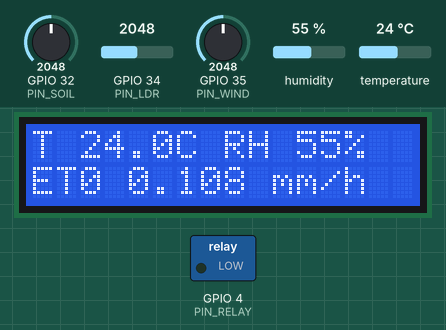
Recording of a sketch running on a simulated ESP32. Parts: 16×2 character LCD, switched loads named in the sketch (green lamp = pin HIGH). The test bench sets the inputs (shaded band); at power-on: GPIO 32 (PIN_SOIL) = 2048, GPIO 34 (PIN_LDR) = 2048, temperature 24 °C, GPIO 35 (PIN_WIND) = 2048, humidity 55 % (analog values on the 0–4095 scale). What the sketch prints to the serial monitor is not drawn.

Above: at 3.7 s.
3.8 s: GPIO 32 (PIN_SOIL) set to 1260
At 8.5 s:
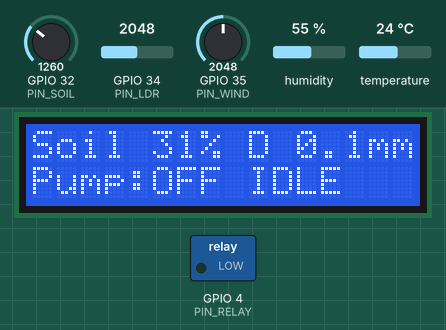
9.6 s: GPIO 32 (PIN_SOIL) set to 1191
At 11.9 s:
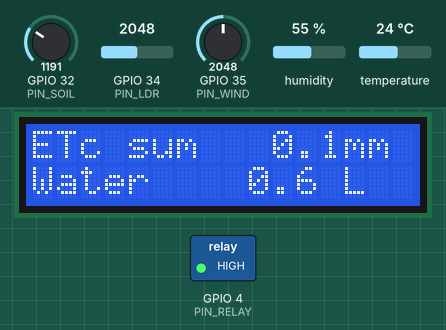
14.6 s: GPIO 34 (PIN_LDR) set to 122
At 17.8 s:
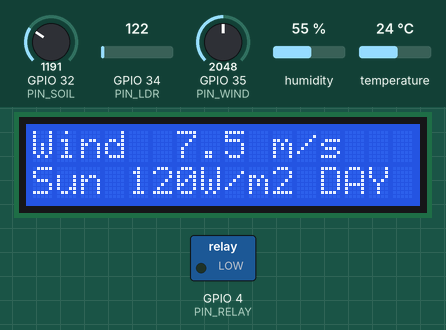
20.5 s: GPIO 32 (PIN_SOIL) set to 3972
At 22.3 s:
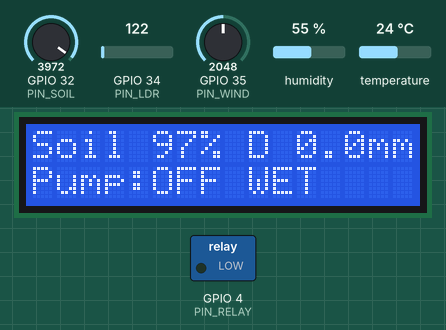
26.4 s: temperature set to 10.6 °C
At 28.9 s:
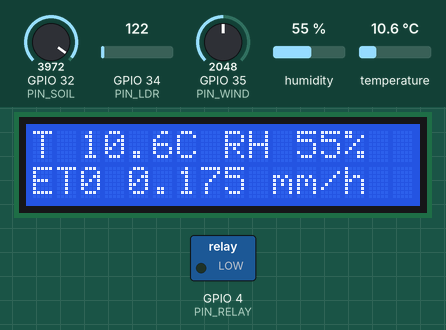
30.6 s: temperature set to 9.1 °C
Timing chart, 0 to 33.6 s (numbered marks = the images above; inputs shaded):
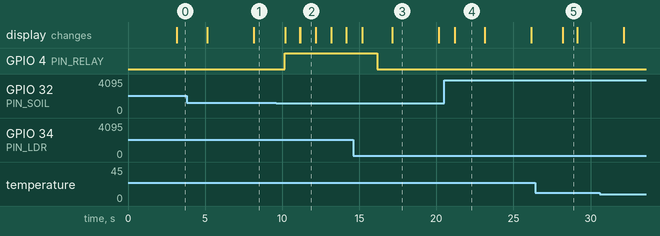

Measured:
- the behaviour switches between 1229 and 1228 on GPIO 32 (PIN_SOIL) (found by bisection; images 1 and 2)
- after the input at 9.6 s, GPIO 4 (PIN_RELAY): LOW → HIGH after 0.55 s; the display: first changes after 0.59 s (image 2 shows a later state)
- after the input at 20.5 s, GPIO 4 (PIN_RELAY): stays LOW (without the input it goes to HIGH after 0.64 s); the display: changes after 0.68 s (image 4)
- after the input at 26.4 s, the display: changes after 1.8 s (image 5)
- what the display in image 2 shows lasts 1.0 s, from 11.2 s to 12.2 s
- what the display in image 3 shows lasts 3.0 s, from 17.1 s to 20.1 s
- what the display in image 4 shows lasts 1.9 s, from 21.2 s to 23.1 s

The sketch:

sketch.ino
```cpp
/*
 * ============================================================================
 *  EVAPOTRANSPIRATION CONTROLLER
 *  Automated micro-irrigation based on FAO-56 Penman-Monteith (hourly ET0)
 * ----------------------------------------------------------------------------
 *  Student : Toktorbaev Aitmyrza        Group : EEAIR-25
 *  Subject : Electronics Component and Circuit
 *  Board   : ESP32 DevKit V1 (Wokwi simulation)
 * ----------------------------------------------------------------------------
 *  Sensors / actuators
 *    DHT22            -> GPIO15  air temperature (degC) + relative humidity (%)
 *    LDR module (AO)  -> GPIO34  illuminance (lux) -> solar radiation (W/m2)
 *    Potentiometer 1  -> GPIO35  simulated cup anemometer, 0..15 m/s
 *    Potentiometer 2  -> GPIO32  simulated soil-moisture probe, 0..100 %
 *    Relay module IN  -> GPIO4   pump relay (LED on NO contact = pump)
 *    LCD 16x2 (I2C)   -> GPIO21 (SDA), GPIO22 (SCL), address 0x27
 * ============================================================================
 */

#include <Wire.h>
#include <LiquidCrystal_I2C.h>
#include "DHTesp.h"
#include <math.h>

// ----------------------------- Pin map --------------------------------------
const int PIN_DHT   = 15;
const int PIN_LDR   = 34;   // ADC1_CH6 (input only)
const int PIN_WIND  = 35;   // ADC1_CH7 (input only)
const int PIN_SOIL  = 32;   // ADC1_CH4
const int PIN_RELAY = 4;    // relay IN, active HIGH

// ------------------------- Site & model constants ---------------------------
const float ELEVATION_M    = 800.0;   // site elevation (Bishkek ~800 m a.s.l.)
const float ANEMO_HEIGHT_M = 2.0;     // anemometer mounting height
const float ALBEDO         = 0.23;    // FAO-56 reference grass albedo
const float SIGMA_H        = 2.043e-10; // Stefan-Boltzmann, MJ m-2 h-1 K-4
const float LUX_PER_WM2    = 120.0;   // daylight efficacy: ~120 lux = 1 W/m2
const float RSO_CLEAR_WM2  = 900.0;   // clear-sky noon radiation (approx.)
const float DAY_THRESHOLD  = 10.0;    // W/m2 above which it is "daytime"
const float WIND_MAX_MS    = 15.0;    // full-scale of anemometer pot

// --------------------------- Irrigation constants ---------------------------
const float KC             = 1.00;    // crop coefficient (ETc = Kc * ET0)
const float TRIGGER_MM     = 2.0;     // irrigate when water deficit >= 2 mm
const float REFILL_MM      = 3.0;     // dose when soil is too dry
const float SOIL_DRY_PCT   = 30.0;    // below -> emergency irrigation
const float SOIL_WET_PCT   = 70.0;    // above -> never irrigate, reset deficit
const float AREA_M2        = 1.0;     // irrigated area per valve
const float FLOW_LPM       = 0.10;    // drip flow (L/min); 1 L on 1 m2 = 1 mm
const float MAX_PUMP_MIN   = 60.0;    // safety limit per cycle (sim minutes)
const float SOAK_MIN       = 30.0;    // min. pause between cycles (sim minutes)

// Simulation time acceleration: 1 real second = TIME_SCALE simulated seconds.
// 360 -> 1 s = 6 min, so one simulated hour passes in 10 real seconds.
const float TIME_SCALE     = 360.0;

// ------------------------------ Timing --------------------------------------
const unsigned long CONTROL_PERIOD_MS = 1000;
const unsigned long DHT_PERIOD_MS     = 2000;   // DHT22 max rate 0.5 Hz
const unsigned long LCD_PAGE_MS       = 3000;

// ------------------------------ Objects -------------------------------------
LiquidCrystal_I2C lcd(0x27, 16, 2);
DHTesp dht;

// ------------------------------ State ---------------------------------------
struct Sensors {
  float tempC = 25.0, rh = 50.0, lux = 0, irrWm2 = 0, windMs = 0, soilPct = 50;
  bool dhtOk = false;
} s;

struct ETResult {
  float es, ea, vpd, delta, gamma, u2, Rs, Rns, Rnl, Rn, G, et0;
  bool day;
} et;

float lastRsRatio   = 0.5;   // Rs/Rso kept from daytime for night Rnl
float deficitMm     = 0.0;   // root-zone water deficit
float etcTodayMm    = 0.0;   // accumulated crop ET (simulated)
float waterUsedL    = 0.0;
float pumpRunMin    = 0.0;   // current cycle runtime (sim minutes)
float pumpOffMin    = 999;   // time since last pump stop (sim minutes)
float simHours      = 0.0;
bool  pumpOn        = false;
const char* reason  = "IDLE";

unsigned long tControl = 0, tDht = 0, tLcd = 0;
int lcdPage = 0;

// ============================================================================
//  Sensor conversions
// ============================================================================
float readLux() {
  // Wokwi LDR module: LDR in series with a 10 kOhm resistor, AO = divider
  // node. LDR model: R = RL10 * (10 / lux)^gamma  (RL10 = 50 k, gamma = 0.7)
  const float GAMMA = 0.7, RL10 = 50.0, VCC = 3.3;
  int raw = analogRead(PIN_LDR);
  float v = raw / 4095.0 * VCC;
  if (v >= VCC - 0.005) return 0.0;        // total darkness
  if (v <= 0.001) return 100000.0;         // saturated (direct sun)
  float r = 10000.0 * v / (VCC - v);       // LDR resistance (ohm)
  float lux = powf(RL10 * 1e3 * powf(10, GAMMA) / r, 1.0 / GAMMA);
  return constrain(lux, 0.0, 100000.0);
}

float readPotPercent(int pin) {
  return analogRead(pin) / 4095.0 * 100.0;
}

void readSensors(bool readDht) {
  if (readDht) {
    TempAndHumidity d = dht.getTempAndHumidity();
    if (dht.getStatus() == 0 && !isnan(d.temperature) && !isnan(d.humidity)) {
      s.tempC = d.temperature;
      s.rh    = constrain(d.humidity, 1.0, 100.0);
      s.dhtOk = true;
    } else {
      s.dhtOk = false;
    }
  }
  s.lux     = readLux();
  s.irrWm2  = s.lux / LUX_PER_WM2;
  s.windMs  = readPotPercent(PIN_WIND) / 100.0 * WIND_MAX_MS;
  s.soilPct = readPotPercent(PIN_SOIL);
}

// ============================================================================
//  FAO-56 Penman-Monteith, hourly time step (Allen et al., 1998, Eq. 53)
//
//          0.408*D*(Rn - G) + g*(37/(T+273))*u2*(es - ea)
//  ET0 = ---------------------------------------------------   [mm/h]
//                     D + g*(1 + Cd*u2)
// ============================================================================
ETResult computeET0(float T, float RH, float uz, float irrWm2) {
  ETResult r;
  // Wind speed at 2 m (FAO-56 Eq. 47)
  r.u2 = uz * 4.87 / logf(67.8 * ANEMO_HEIGHT_M - 5.42);
  if (r.u2 < 0.5) r.u2 = 0.5;           // FAO: calm-air lower limit

  // Vapour pressures (kPa) (Eq. 11, 19 for hourly)
  r.es  = 0.6108 * expf(17.27 * T / (T + 237.3));
  r.ea  = r.es * RH / 100.0;
  r.vpd = fmaxf(r.es - r.ea, 0.0);

  // Slope of saturation vapour-pressure curve (Eq. 13)
  r.delta = 4098.0 * r.es / ((T + 237.3) * (T + 237.3));

  // Atmospheric pressure and psychrometric constant (Eq. 7, 8)
  float P = 101.3 * powf((293.0 - 0.0065 * ELEVATION_M) / 293.0, 5.26);
  r.gamma = 0.000665 * P;

  // Radiation (MJ m-2 h-1): 1 W/m2 = 0.0036 MJ m-2 h-1
  r.Rs  = irrWm2 * 0.0036;
  r.day = irrWm2 > DAY_THRESHOLD;
  r.Rns = (1.0 - ALBEDO) * r.Rs;                         // Eq. 38

  float ratio;
  if (r.day) {
    ratio = constrain(irrWm2 / RSO_CLEAR_WM2, 0.25, 1.0);
    lastRsRatio = ratio;
  } else {
    ratio = lastRsRatio;                                  // FAO night rule
  }
  float TK = T + 273.16;
  r.Rnl = SIGMA_H * TK * TK * TK * TK
          * (0.34 - 0.14 * sqrtf(r.ea))
          * (1.35 * ratio - 0.35);                         // Eq. 39
  r.Rn  = r.Rns - r.Rnl;                                   // Eq. 40

  // Soil heat flux and Cd (Eq. 45, 46; FAO-56 Table for hourly step)
  float Cd;
  if (r.day) { r.G = 0.1 * r.Rn; Cd = 0.24; }
  else       { r.G = 0.5 * r.Rn; Cd = 0.96; }

  float num = 0.408 * r.delta * (r.Rn - r.G)
            + r.gamma * (37.0 / (T + 273.0)) * r.u2 * r.vpd;
  float den = r.delta + r.gamma * (1.0 + Cd * r.u2);
  r.et0 = fmaxf(num / den, 0.0);
  return r;
}

// ============================================================================
//  Irrigation control: soil water balance + soil-moisture safety limits
// ============================================================================
void setPump(bool on, const char* why) {
  if (on && !pumpOn) pumpRunMin = 0;
  if (!on && pumpOn) pumpOffMin = 0;
  pumpOn = on;
  reason = why;
  digitalWrite(PIN_RELAY, on ? HIGH : LOW);
}

void controlStep(float dtRealS) {
  float dtSimH = dtRealS * TIME_SCALE / 3600.0;   // simulated hours
  simHours += dtSimH;

  // Fail-safe: no valid climate data -> no irrigation
  if (!s.dhtOk) { setPump(false, "ERR"); return; }

  et = computeET0(s.tempC, s.rh, s.windMs, s.irrWm2);
  float etc = KC * et.et0;                        // mm/h
  deficitMm  += etc * dtSimH;
  etcTodayMm += etc * dtSimH;

  if (pumpOn) {
    float applied = (FLOW_LPM * 60.0 / AREA_M2) * dtSimH;  // mm
    deficitMm  -= applied;
    waterUsedL += applied * AREA_M2;
    pumpRunMin += dtSimH * 60.0;
  } else {
    pumpOffMin += dtSimH * 60.0;
  }

  if (s.soilPct >= SOIL_WET_PCT) {                // field capacity / rain
    deficitMm = 0;
    setPump(false, "WET");
    return;
  }
  if (!pumpOn) {
    if (pumpOffMin < SOAK_MIN) return;          // let water soak in
    if (s.soilPct < SOIL_DRY_PCT) {
      deficitMm = fmaxf(deficitMm, REFILL_MM);
      setPump(true, "DRY");
    } else if (deficitMm >= TRIGGER_MM) {
      setPump(true, "ET");
    }
  } else if (deficitMm <= 0 || pumpRunMin >= MAX_PUMP_MIN) {
    deficitMm = fmaxf(deficitMm, 0);
    setPump(false, pumpRunMin >= MAX_PUMP_MIN ? "MAX" : "DONE");
  }
}

// ============================================================================
//  Display & logging
// ============================================================================
void lcdLine(int row, const char* text) {
  char buf[17];
  snprintf(buf, sizeof(buf), "%-16s", text);
  lcd.setCursor(0, row);
  lcd.print(buf);
}

void updateLcd() {
  char l0[24], l1[24];
  if (!s.dhtOk) {
    lcdLine(0, "DHT22 ERROR!");
    lcdLine(1, "Pump locked OFF");
    return;
  }
  switch (lcdPage) {
    case 0:
      snprintf(l0, sizeof(l0), "T%5.1fC RH%3.0f%%", s.tempC, s.rh);
      snprintf(l1, sizeof(l1), "ET0 %5.3f mm/h", et.et0);
      break;
    case 1:
      snprintf(l0, sizeof(l0), "Wind %4.1f m/s", s.windMs);
      snprintf(l1, sizeof(l1), "Sun%4.0fW/m2 %s", s.irrWm2, et.day ? "DAY" : "NGT");
      break;
    case 2:
      snprintf(l0, sizeof(l0), "Soil%3.0f%% D%4.1fmm", s.soilPct, deficitMm);
      snprintf(l1, sizeof(l1), "Pump:%s %s", pumpOn ? "ON " : "OFF", reason);
      break;
    default:
      snprintf(l0, sizeof(l0), "ETc sum %5.1fmm", etcTodayMm);
      snprintf(l1, sizeof(l1), "Water %6.1f L", waterUsedL);
      break;
  }
  lcdLine(0, l0);
  lcdLine(1, l1);
}

void logSerial() {
  Serial.printf("t=%6.2fh | T=%5.1fC RH=%5.1f%% u=%4.1fm/s Rs=%6.1fW/m2 Soil=%5.1f%% | "
                "es=%.3f ea=%.3f D=%.4f g=%.4f Rn=%.3f G=%.3f | ET0=%.3fmm/h "
                "Def=%.2fmm Pump=%s(%s) Water=%.1fL\n",
                simHours, s.tempC, s.rh, s.windMs, s.irrWm2, s.soilPct,
                et.es, et.ea, et.delta, et.gamma, et.Rn, et.G, et.et0,
                deficitMm, pumpOn ? "ON" : "OFF", reason, waterUsedL);
}

// ============================================================================
void setup() {
  Serial.begin(115200);
  pinMode(PIN_RELAY, OUTPUT);
  digitalWrite(PIN_RELAY, LOW);
  analogReadResolution(12);

  dht.setup(PIN_DHT, DHTesp::DHT22);
  lcd.init();
  lcd.backlight();
  lcdLine(0, "ET0 Controller");
  lcdLine(1, "Penman-Monteith");

  Serial.println(F("=== Evapotranspiration Controller (FAO-56 PM) ==="));
  Serial.println(F("Student: Toktorbaev Aitmyrza, EEAIR-25"));
  Serial.printf("Elevation %.0f m, Kc %.2f, trigger %.1f mm, time x%.0f\n",
                ELEVATION_M, KC, TRIGGER_MM, TIME_SCALE);
  delay(2000);
  readSensors(true);
  tControl = tDht = tLcd = millis();
}

void loop() {
  unsigned long now = millis();

  if (now - tControl >= CONTROL_PERIOD_MS) {
    float dt = (now - tControl) / 1000.0;
    tControl = now;
    bool doDht = (now - tDht >= DHT_PERIOD_MS);
    if (doDht) tDht = now;
    readSensors(doDht);
    controlStep(dt);
    logSerial();
    updateLcd();
  }

  if (now - tLcd >= LCD_PAGE_MS) {
    tLcd = now;
    lcdPage = (lcdPage + 1) % 4;
    updateLcd();
  }
}
```
